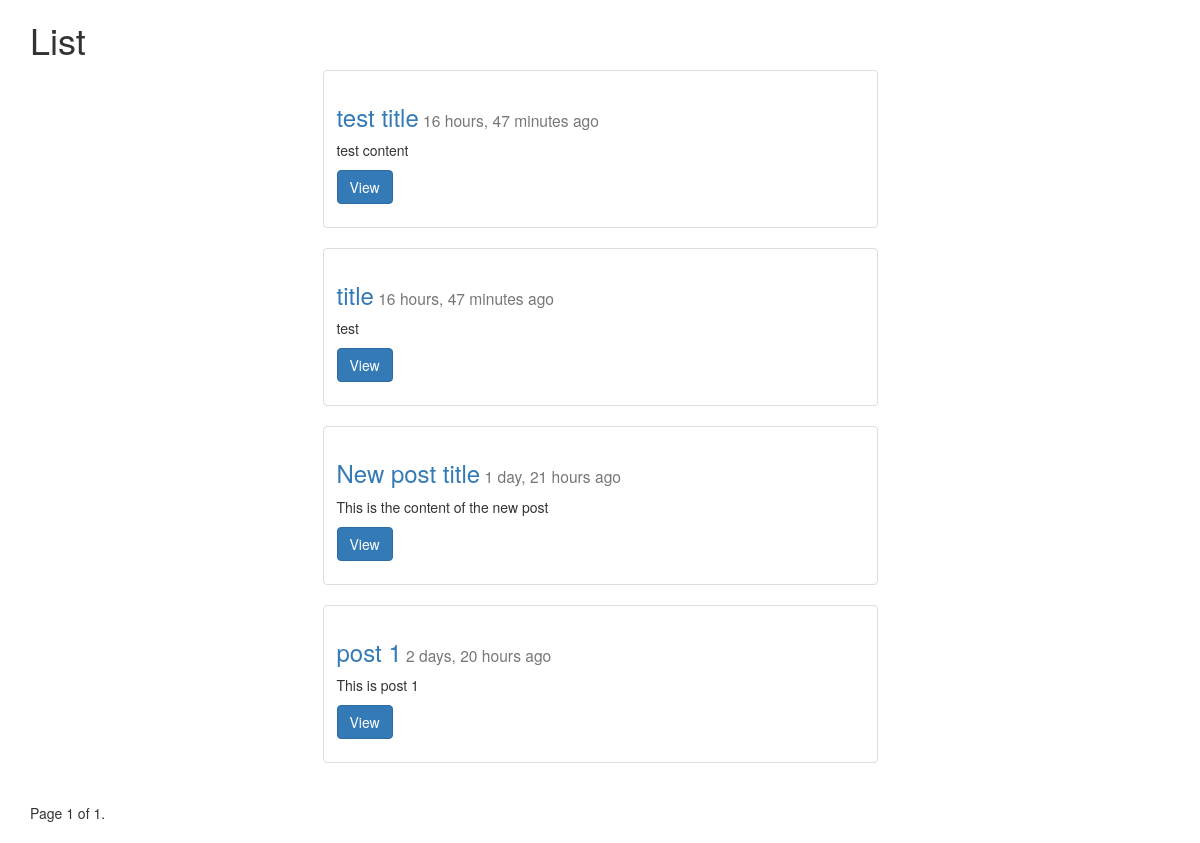
/posts/list/, run on an earlier commit of the app's database.
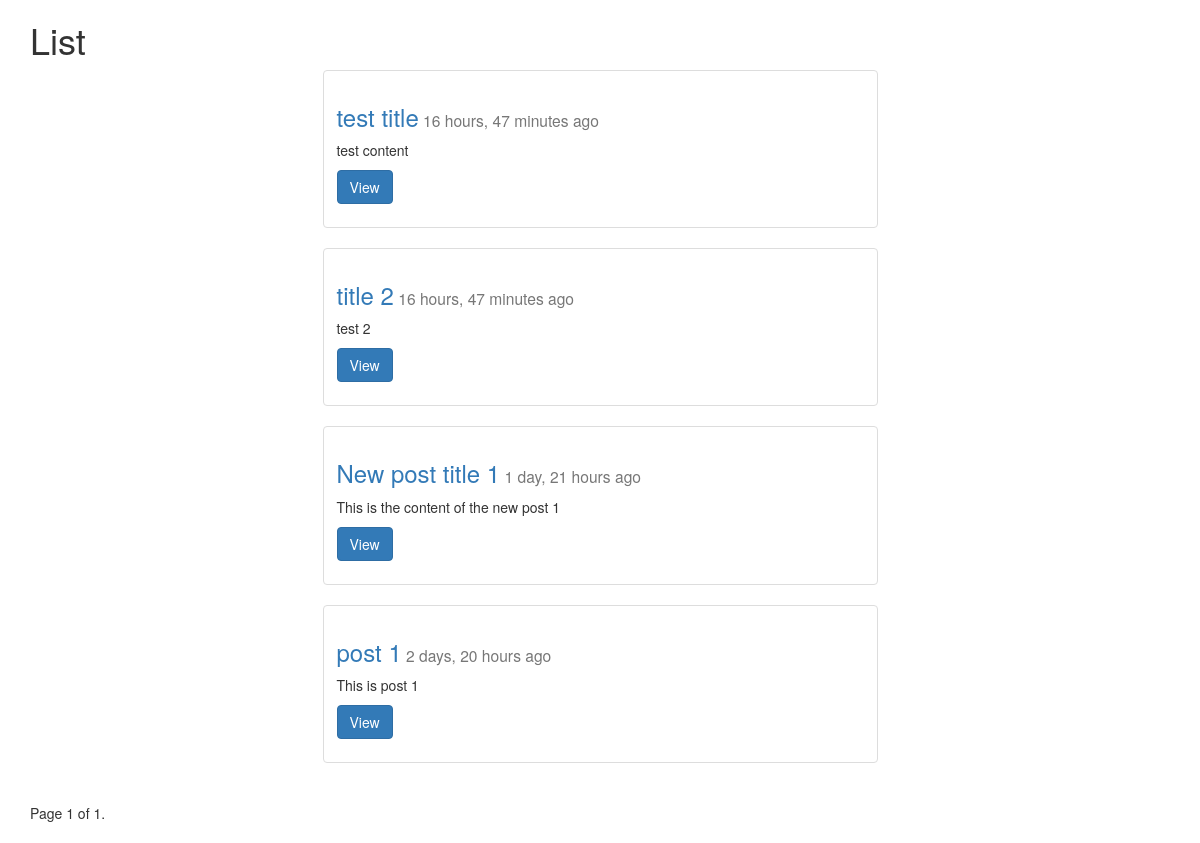
And on a later commit of the database.
### posts/models.py (models this page shows, shortened)
class Post(models.Model):
    title = models.CharField(max_length=255)
    image = models.ImageField(null=True, blank=True, upload_to="post_images")
    content = models.TextField()
    updated = models.DateTimeField(auto_now=True, auto_now_add=False)
    timestamp = models.DateTimeField(auto_now=False, auto_now_add=True)
    def get_absolute_url(self):
        return reverse("posts:detail", kwargs={"post_id": self.id})
    class Meta:
    	ordering = ["-timestamp", "-updated"]

### posts/views.py (the view)
def post_list(request):
    object_list = Post.objects.all() #.order_by("-timestamp","-updated")
    paginator = Paginator(object_list, 5) # Show 5 contacts per page
    page = request.GET.get('page')
    try:
        objects = paginator.page(page)
    except PageNotAnInteger:
        objects = paginator.page(1)
    except EmptyPage:
        objects = paginator.page(paginator.num_pages)
    context = {
    "object_list": objects,
    "title": "List",
    "user": request.user
    }
    return render(request, 'post_list.html', context)

### posts/templates/post_list.html (shortened to what this page needs)
{% extends "base.html" %}
{% block content %}
    <h1>{{title}}</h1>
    <div class="row">
    {% for object in object_list %}
        <div class="col-sm-6 col-sm-offset-3">
            <div class="thumbnail">
    <div class="caption">
        <h3><a href="{{ object.get_absolute_url }}">{{object.title}}</a><small> {{object.timestamp|timesince }} ago</small></h3>
        <p>{{object.content|linebreaks|truncatechars:100}}</p>
        <p><a href="{{ object.get_absolute_url }}" class="btn btn-primary" role="button">View</a></p>
    </div>
</div>
        </div>
    {% endfor %}
    </div>
    <div class="pagination">
        <span class="step-links">
            <span class="current">
                Page {{ object_list.number }} of {{ object_list.paginator.num_pages }}.
            </span>
        </span>
    </div>
{% endblock content %}

### posts/templates/base.html (shortened to what this page needs)
<!DOCTYPE html>
{% load static %}
<html lang="en">
<head>
    <link rel="stylesheet" href="{% static 'css/base.css' %}">
    <link rel="stylesheet" href="https://maxcdn.bootstrapcdn.com/bootstrap/3.3.7/css/bootstrap.min.css">
</head>
<body>
    <div class="container">
        {% block content %}
        {% endblock content %}
    </div>
</body>
</html>

### static/css/base.css (style rules this page uses)
h1 { color:#777777; }

What changed in the data, as far as the page shows it:
changed Post: title "title" → "title 2"; content "test" → "test 2"
changed Post: title "New post title" → "New post title 1"; content "This is the content of the new post" → "This is the content of the new post 1"
